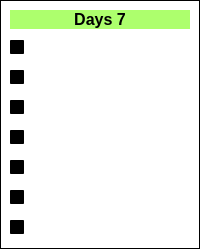
                 <widget class="QWidget" name="Day7">
                  <property name="styleSheet">
                   <string notr="true">background-color: qlineargradient(spread:pad, x1:0, y1:0, x2:1, y2:1, stop:0 rgba(0, 0, 0, 0), stop:1 rgba(255, 255, 255, 0));</string>
                  </property>
                  <layout class="QHBoxLayout" name="horizontalLayout_10">
                   <property name="spacing">
                    <number>0</number>
                   </property>
                   <property name="leftMargin">
                    <number>0</number>
                   </property>
                   <property name="topMargin">
                    <number>0</number>
                   </property>
                   <property name="rightMargin">
                    <number>0</number>
                   </property>
                   <property name="bottomMargin">
                    <number>0</number>
                   </property>
                   <item>
                    <widget class="QFrame" name="SubjectDays_7">
                     <property name="styleSheet">
                      <string notr="true">QLabel{

background-color: rgba(150, 255, 69,200);

border-radius:90px;




}</string>
                     </property>
                     <property name="frameShape">
                      <enum>QFrame::StyledPanel</enum>
                     </property>
                     <property name="frameShadow">
                      <enum>QFrame::Raised</enum>
                     </property>
                     <layout class="QVBoxLayout" name="verticalLayout_10">
                      <item>
                       <widget class="QLabel" name="Subject7DaysHeading">
                        <property name="maximumSize">
                         <size>
                          <width>16777215</width>
                          <height>100</height>
                         </size>
                        </property>
                        <property name="font">
                         <font>
                          <pointsize>12</pointsize>
                          <weight>75</weight>
                          <bold>true</bold>
                         </font>
                        </property>
                        <property name="styleSheet">
                         <string notr="true">QLabel{
	
color: rgb(241, 44, 172);
	color: rgb(0, 0, 0);
	background-color: rgba(150, 255, 69,200);
border-radius:50px;

}</string>
                        </property>
                        <property name="midLineWidth">
                         <number>4</number>
                        </property>
                        <property name="text">
                         <string>Days 7</string>
                        </property>
                        <property name="alignment">
                         <set>Qt::AlignCenter</set>
                        </property>
                       </widget>
                      </item>
                      <item>
                       <widget class="QCheckBox" name="Subject7Sunday">
                        <property name="font">
                         <font>
                          <pointsize>11</pointsize>
                         </font>
                        </property>
                        <property name="styleSheet">
                         <string notr="true">QCheckBox{

	color: rgb(255, 255, 255);
}</string>
                        </property>
                        <property name="text">
                         <string>Sun</string>
                        </property>
                        <property name="tristate">
                         <bool>false</bool>
                        </property>
                       </widget>
                      </item>
                      <item>
                       <widget class="QCheckBox" name="Subject7Monday">
                        <property name="font">
                         <font>
                          <pointsize>11</pointsize>
                         </font>
                        </property>
                        <property name="styleSheet">
                         <string notr="true">QCheckBox{

	color: rgb(255, 255, 255);
}</string>
                        </property>
                        <property name="text">
                         <string>Mon</string>
                        </property>
                        <property name="tristate">
                         <bool>false</bool>
                        </property>
                       </widget>
                      </item>
                      <item>
                       <widget class="QCheckBox" name="Subject7Tuesday">
                        <property name="font">
                         <font>
                          <pointsize>11</pointsize>
                         </font>
                        </property>
                        <property name="styleSheet">
                         <string notr="true">QCheckBox{

	color: rgb(255, 255, 255);
}</string>
                        </property>
                        <property name="text">
                         <string>Tue</string>
                        </property>
                        <property name="tristate">
                         <bool>false</bool>
                        </property>
                       </widget>
                      </item>
                      <item>
                       <widget class="QCheckBox" name="Subject7Wednesday">
                        <property name="font">
                         <font>
                          <pointsize>11</pointsize>
                         </font>
                        </property>
                        <property name="styleSheet">
                         <string notr="true">QCheckBox{

	color: rgb(255, 255, 255);
}</string>
                        </property>
                        <property name="text">
                         <string>Wed</string>
                        </property>
                        <property name="tristate">
                         <bool>false</bool>
                        </property>
                       </widget>
                      </item>
                      <item>
                       <widget class="QCheckBox" name="Subject7Thursday">
                        <property name="font">
                         <font>
                          <pointsize>11</pointsize>
                         </font>
                        </property>
                        <property name="styleSheet">
                         <string notr="true">QCheckBox{

	color: rgb(255, 255, 255);
}</string>
                        </property>
                        <property name="text">
                         <string>Thu</string>
                        </property>
                        <property name="tristate">
                         <bool>false</bool>
                        </property>
                       </widget>
                      </item>
                      <item>
                       <widget class="QCheckBox" name="Subject7Friday">
                        <property name="font">
                         <font>
                          <pointsize>11</pointsize>
                         </font>
                        </property>
                        <property name="styleSheet">
                         <string notr="true">QCheckBox{

	color: rgb(255, 255, 255);
}</string>
                        </property>
                        <property name="text">
                         <string>Fri</string>
                        </property>
                        <property name="tristate">
                         <bool>false</bool>
                        </property>
                       </widget>
                      </item>
                      <item>
                       <widget class="QCheckBox" name="Subject7Saturday">
                        <property name="font">
                         <font>
                          <pointsize>11</pointsize>
                         </font>
                        </property>
                        <property name="styleSheet">
                         <string notr="true">QCheckBox{

	color: rgb(255, 255, 255);
}</string>
                        </property>
                        <property name="text">
                         <string>Sat</string>
                        </property>
                        <property name="tristate">
                         <bool>false</bool>
                        </property>
                       </widget>
                      </item>
                     </layout>
                    </widget>
                   </item>
                  </layout>
                 </widget>
